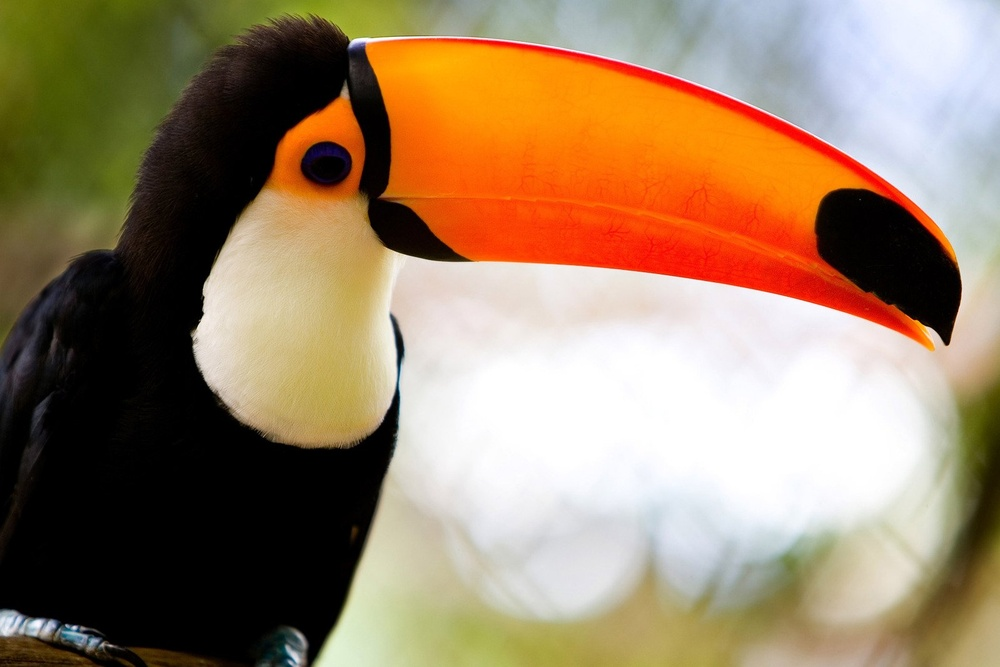
#> input picture opencv/images/brazilian-toucan-bird-2-1179294.jpg, 1000 x 667 px, shrunk from 1599 x 1066 before the run, found by its file name
$ python diogo-colab.py
#> lines starting #> are read from the running program, lines starting #| are printed output that depends on the picture
import cv2
import numpy as np
import matplotlib.pyplot as plt

path='opencv/images/brazilian-toucan-bird-2-1179294.jpg'
img = cv2.imread(path)
#> img is the input picture: shape (667, 1000, 3); mean B, G, R 103.3, 130.8, 154.7
img = cv2.cvtColor(img, cv2.COLOR_RGB2GRAY)
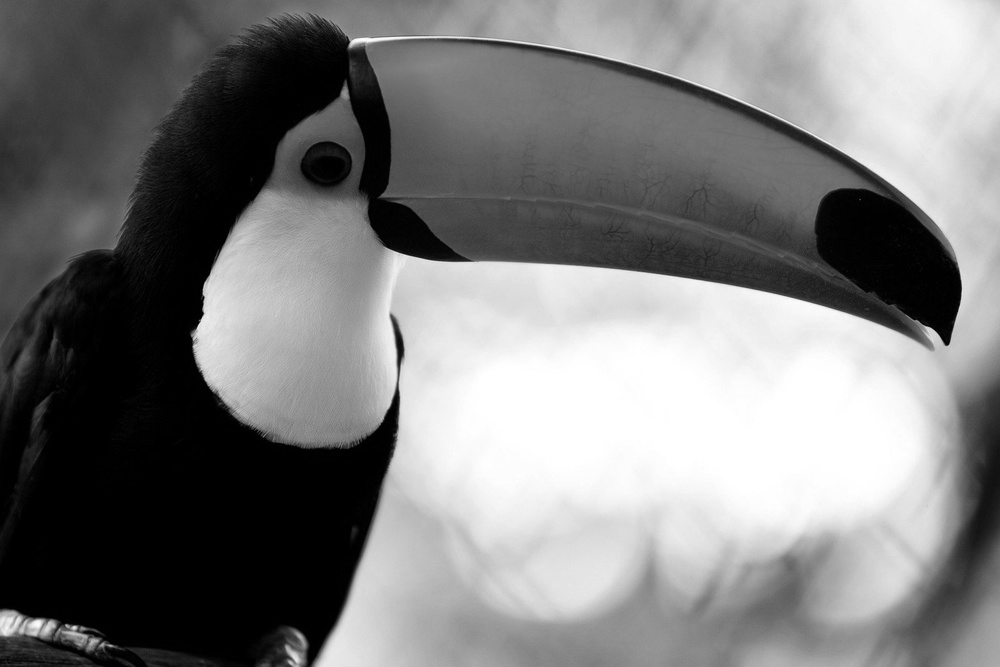
#> img: shape (667, 1000); min 0, max 255, mean 125.3
cv2.imshow('jkfdbjksf', img)
cv2.waitKey(0)
cv2.destroyAllWindows()

$ run again, with opencv/images/PythonProjectStructure.jpg copied over opencv/images/brazilian-toucan-bird-2-1179294.jpg
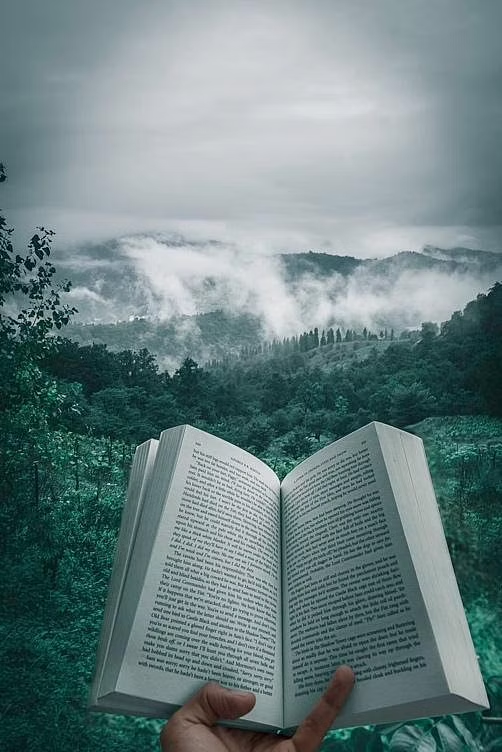
#> input picture opencv/images/PythonProjectStructure.jpg, 502 x 752 px, found by its file name
#> img is the input picture: shape (752, 502, 3); mean B, G, R 130.5, 129.1, 107.9
#> `img = cv2.cvtColor(img, cv2.COLOR_RGB2GRAY)`:
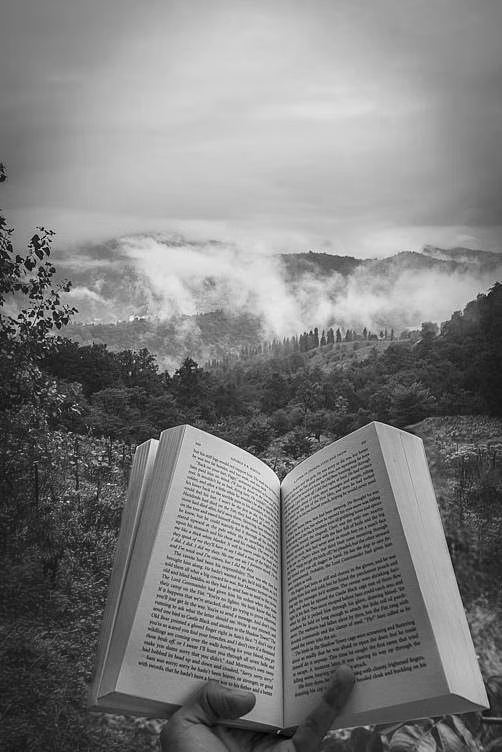
#> img: shape (752, 502); min 1, max 254, mean 127.1

$ run again, with opencv/images/blue-cell-case.jpg copied over opencv/images/brazilian-toucan-bird-2-1179294.jpg
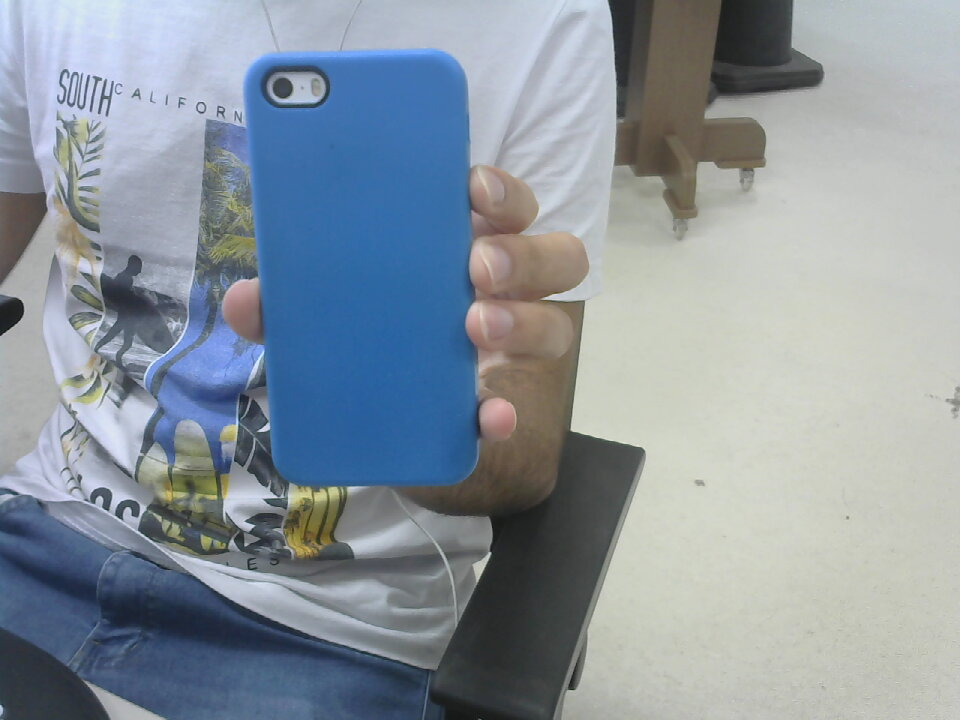
#> input picture opencv/images/blue-cell-case.jpg, 960 x 720 px, found by its file name
#> img is the input picture: shape (720, 960, 3); mean B, G, R 158.5, 148.8, 138.2
#> `img = cv2.cvtColor(img, cv2.COLOR_RGB2GRAY)`:
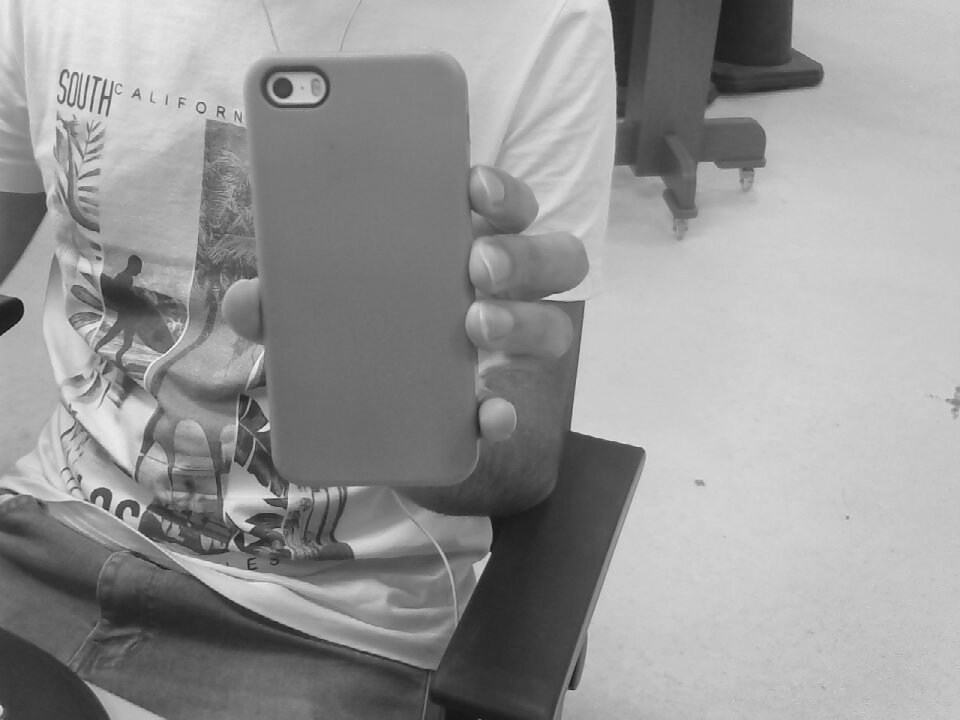
#> img: shape (720, 960); min 17, max 248, mean 150.4

$ run again, with opencv/images/montanhas.jpg copied over opencv/images/brazilian-toucan-bird-2-1179294.jpg
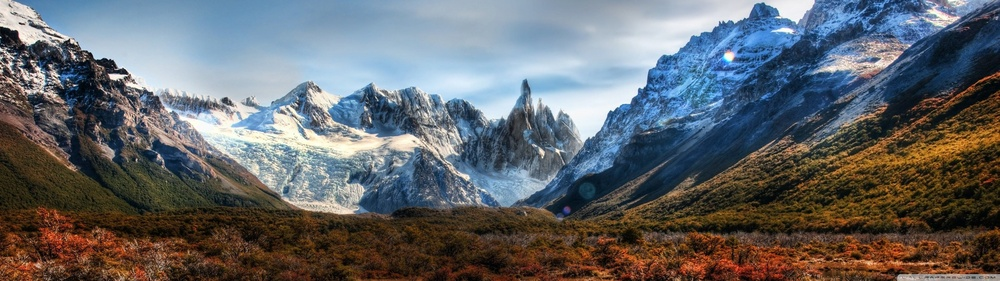
#> input picture opencv/images/montanhas.jpg, 1000 x 281 px, shrunk from 3840 x 1080 before the run, found by its file name
#> img is the input picture: shape (281, 1000, 3); mean B, G, R 106, 102.1, 99.1
#> `img = cv2.cvtColor(img, cv2.COLOR_RGB2GRAY)`:
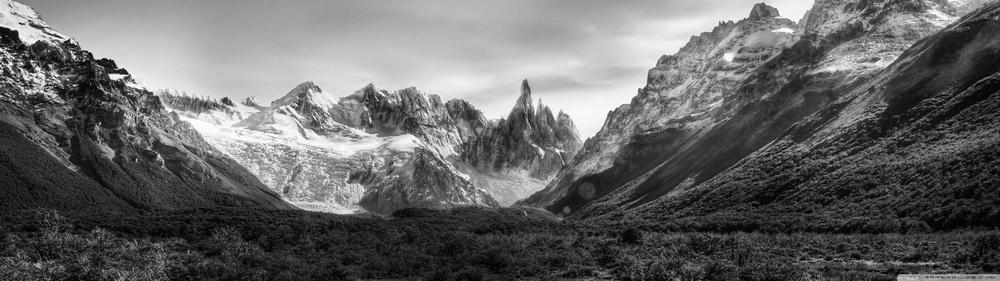
#> img: shape (281, 1000); min 0, max 255, mean 102.9
